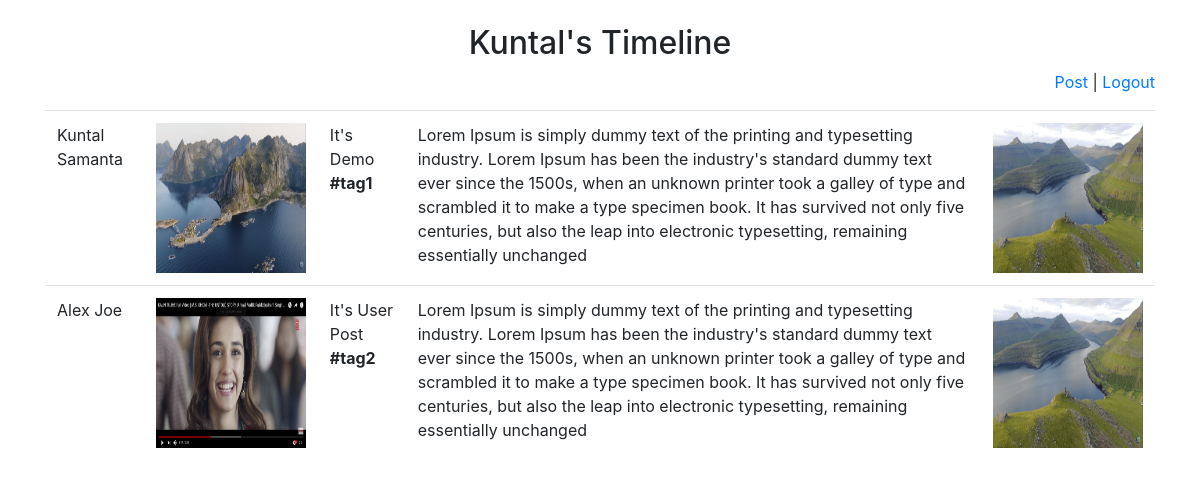
The app's page / (signed in) with its own data.
### App/models.py (models this page shows, shortened)
class UserDetails(models.Model):
    user = models.OneToOneField(
        User,
        on_delete=models.CASCADE,
        primary_key=True,
    )
    phone = models.CharField(max_length=10)
    birthday = models.DateField(auto_now=False, auto_now_add=False)
    gender = models.CharField(max_length=7)
    userimage = models.ImageField(upload_to='UserImage/')

class Blog(models.Model):
    heading = models.CharField(max_length=30)
    content = models.TextField()
    tag = models.CharField(max_length=20)
    image = models.ImageField(upload_to='Blog/')
    user = models.ForeignKey(
        UserDetails,
        on_delete=models.CASCADE,
        related_name="post_owner",
        blank=True,
        null=True
        )

### App/views.py (the view)
# urls.py: path('', views.home_view, name='home_url'),
def home_view(request):
    try:
        user_email = request.session['user_email']
        ud = UserDetails.objects.get(user__email=user_email)
        blog = Blog.objects.all()
        context = {'ud': ud, 'blog': blog}
        return render(request, 'App/home.html', context=context)
    except:
        return redirect('/login/')

### App/templates/App/home.html (shortened to what this page needs)
<!DOCTYPE html>
<html lang="en">
<head>
  <link rel="stylesheet" href="https://maxcdn.bootstrapcdn.com/bootstrap/4.5.2/css/bootstrap.min.css">
</head>
<body>
<div class="container">
<br />
  <h2 align="center">{{ud.user.first_name}}'s Timeline</h2>
  <p align="right">
  <a href={% url 'create_post_url' %}>Post</a> | <a href={% url 'logout_url' %}>Logout</a>
  </p>
  <table class="table">
    <tbody>
    {% for i in blog %}
      <tr>
        <td>{{i.user.user.first_name}} {{i.user.user.last_name}}</td>
        <td><img src={{i.user.userimage.url}} height="150" width="150"></td>
        <td>{{i.heading}} <b>{{i.tag}}</b></td>
        <td>{{i.content}}</td>
        <td><img src="{{i.image.url}}" height="150" width="150"></td>
      </tr>
    {% endfor %}
    </tbody>
  </table>
</div>
</body>
</html>

### records on screen
UserDetails: user.first_name "Kuntal"
Blog: user.user.first_name "Kuntal", user.user.last_name "Samanta", user.userimage (picture), heading "It's Demo", tag "#tag1", content "Lorem Ipsum is simply dummy text of the printing and typesetting industry. Lorem Ipsum has been the industry's standard dummy text ever since the 1500s, when an unknown printer took a galley of type and scrambled it to make a type specimen book. It has survived not only five centuries, but also the leap into electronic typesetting, remaining essentially unchanged", image (picture)
Blog: user.user.first_name "Alex", user.user.last_name "Joe", user.userimage (picture), heading "It's User Post", tag "#tag2", content "Lorem Ipsum is simply dummy text of the printing and typesetting industry. Lorem Ipsum has been the industry's standard dummy text ever since the 1500s, when an unknown printer took a galley of type and scrambled it to make a type specimen book. It has survived not only five centuries, but also the leap into electronic typesetting, remaining essentially unchanged", image (picture)
